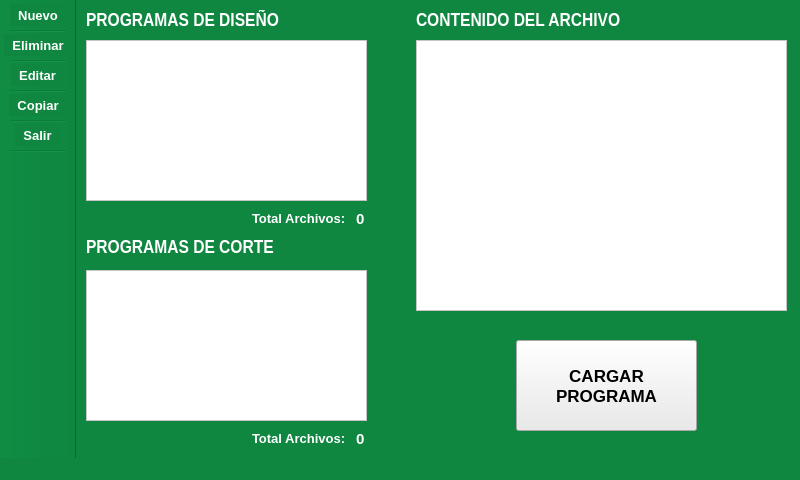
<?xml version="1.0" encoding="UTF-8"?>
<ui version="4.0">
 <class>cargarPrograma</class>
 <widget class="QMainWindow" name="cargarPrograma">
  <property name="windowModality">
   <enum>Qt::WindowModal</enum>
  </property>
  <property name="geometry">
   <rect>
    <x>0</x>
    <y>0</y>
    <width>800</width>
    <height>480</height>
   </rect>
  </property>
  <property name="windowTitle">
   <string>MainWindow</string>
  </property>
  <property name="styleSheet">
   <string notr="true">background-color: rgb(15, 135, 65);</string>
  </property>
  <property name="dockOptions">
   <set>QMainWindow::AllowNestedDocks|QMainWindow::AllowTabbedDocks|QMainWindow::AnimatedDocks|QMainWindow::ForceTabbedDocks|QMainWindow::VerticalTabs</set>
  </property>
  <property name="unifiedTitleAndToolBarOnMac">
   <bool>true</bool>
  </property>
  <widget class="QWidget" name="centralwidget">
   <widget class="QTextEdit" name="textEdit">
    <property name="geometry">
     <rect>
      <x>340</x>
      <y>40</y>
      <width>371</width>
      <height>271</height>
     </rect>
    </property>
    <property name="font">
     <font>
      <pointsize>12</pointsize>
     </font>
    </property>
    <property name="styleSheet">
     <string notr="true">background-color: rgb(255, 255, 255);</string>
    </property>
   </widget>
   <widget class="QPushButton" name="pushButton">
    <property name="geometry">
     <rect>
      <x>440</x>
      <y>340</y>
      <width>181</width>
      <height>91</height>
     </rect>
    </property>
    <property name="font">
     <font>
      <pointsize>13</pointsize>
      <weight>75</weight>
      <bold>true</bold>
     </font>
    </property>
    <property name="autoFillBackground">
     <bool>false</bool>
    </property>
    <property name="styleSheet">
     <string notr="true">background-color: rgb(234, 234, 234);</string>
    </property>
    <property name="text">
     <string>CARGAR
PROGRAMA</string>
    </property>
    <property name="icon">
     <iconset resource="../../IMAGENES/Imagenes.qrc">
      <normaloff>:/CARGAR.png</normaloff>:/CARGAR.png</iconset>
    </property>
    <property name="iconSize">
     <size>
      <width>50</width>
      <height>50</height>
     </size>
    </property>
   </widget>
   <widget class="QListView" name="listCorte">
    <property name="geometry">
     <rect>
      <x>10</x>
      <y>270</y>
      <width>281</width>
      <height>151</height>
     </rect>
    </property>
    <property name="styleSheet">
     <string notr="true">background-color: rgb(255, 255, 255);</string>
    </property>
   </widget>
   <widget class="QLabel" name="label">
    <property name="geometry">
     <rect>
      <x>10</x>
      <y>10</y>
      <width>271</width>
      <height>21</height>
     </rect>
    </property>
    <property name="font">
     <font>
      <family>Arial Narrow</family>
      <pointsize>14</pointsize>
      <weight>75</weight>
      <bold>true</bold>
     </font>
    </property>
    <property name="styleSheet">
     <string notr="true">color: rgb(255, 255, 255);</string>
    </property>
    <property name="text">
     <string>PROGRAMAS DE DISEÑO</string>
    </property>
   </widget>
   <widget class="QLabel" name="label_2">
    <property name="geometry">
     <rect>
      <x>10</x>
      <y>240</y>
      <width>271</width>
      <height>16</height>
     </rect>
    </property>
    <property name="font">
     <font>
      <family>Arial Narrow</family>
      <pointsize>14</pointsize>
      <weight>75</weight>
      <bold>true</bold>
     </font>
    </property>
    <property name="styleSheet">
     <string notr="true">color: rgb(255, 255, 255);</string>
    </property>
    <property name="text">
     <string>PROGRAMAS DE CORTE</string>
    </property>
   </widget>
   <widget class="QLabel" name="label_3">
    <property name="geometry">
     <rect>
      <x>176</x>
      <y>210</y>
      <width>98</width>
      <height>16</height>
     </rect>
    </property>
    <property name="font">
     <font>
      <pointsize>10</pointsize>
      <weight>75</weight>
      <bold>true</bold>
     </font>
    </property>
    <property name="styleSheet">
     <string notr="true">color: rgb(255, 255, 255);</string>
    </property>
    <property name="text">
     <string>Total Archivos:</string>
    </property>
   </widget>
   <widget class="QLabel" name="label_Total">
    <property name="geometry">
     <rect>
      <x>280</x>
      <y>210</y>
      <width>16</width>
      <height>18</height>
     </rect>
    </property>
    <property name="font">
     <font>
      <pointsize>11</pointsize>
      <weight>75</weight>
      <bold>true</bold>
     </font>
    </property>
    <property name="styleSheet">
     <string notr="true">color: rgb(255, 255, 255);</string>
    </property>
    <property name="text">
     <string>0</string>
    </property>
   </widget>
   <widget class="QListView" name="listView">
    <property name="geometry">
     <rect>
      <x>10</x>
      <y>40</y>
      <width>281</width>
      <height>161</height>
     </rect>
    </property>
    <property name="styleSheet">
     <string notr="true">background-color: rgb(255, 255, 255);</string>
    </property>
   </widget>
   <widget class="QLabel" name="label_Total_Corte">
    <property name="geometry">
     <rect>
      <x>280</x>
      <y>430</y>
      <width>16</width>
      <height>18</height>
     </rect>
    </property>
    <property name="font">
     <font>
      <pointsize>11</pointsize>
      <weight>75</weight>
      <bold>true</bold>
     </font>
    </property>
    <property name="styleSheet">
     <string notr="true">color: rgb(255, 255, 255);</string>
    </property>
    <property name="text">
     <string>0</string>
    </property>
   </widget>
   <widget class="QLabel" name="label_4">
    <property name="geometry">
     <rect>
      <x>176</x>
      <y>430</y>
      <width>98</width>
      <height>16</height>
     </rect>
    </property>
    <property name="font">
     <font>
      <pointsize>10</pointsize>
      <weight>75</weight>
      <bold>true</bold>
     </font>
    </property>
    <property name="styleSheet">
     <string notr="true">color: rgb(255, 255, 255);</string>
    </property>
    <property name="text">
     <string>Total Archivos:</string>
    </property>
   </widget>
   <widget class="QLabel" name="label_5">
    <property name="geometry">
     <rect>
      <x>340</x>
      <y>10</y>
      <width>271</width>
      <height>21</height>
     </rect>
    </property>
    <property name="font">
     <font>
      <family>Arial Narrow</family>
      <pointsize>14</pointsize>
      <weight>75</weight>
      <bold>true</bold>
     </font>
    </property>
    <property name="styleSheet">
     <string notr="true">color: rgb(255, 255, 255);</string>
    </property>
    <property name="text">
     <string>CONTENIDO DEL ARCHIVO</string>
    </property>
   </widget>
  </widget>
  <widget class="QStatusBar" name="statusbar">
   <property name="styleSheet">
    <string notr="true">background-color: rgb(15, 135, 65);</string>
   </property>
  </widget>
  <widget class="QToolBar" name="toolBar">
   <property name="font">
    <font>
     <pointsize>11</pointsize>
     <weight>75</weight>
     <bold>true</bold>
    </font>
   </property>
   <property name="windowTitle">
    <string>toolBar</string>
   </property>
   <property name="layoutDirection">
    <enum>Qt::LeftToRight</enum>
   </property>
   <property name="autoFillBackground">
    <bool>true</bool>
   </property>
   <property name="styleSheet">
    <string notr="true">background-color: rgb(15, 135, 65);
color: rgb(255, 255, 255);</string>
   </property>
   <property name="inputMethodHints">
    <set>Qt::ImhNone</set>
   </property>
   <property name="movable">
    <bool>false</bool>
   </property>
   <property name="allowedAreas">
    <set>Qt::AllToolBarAreas</set>
   </property>
   <property name="iconSize">
    <size>
     <width>44</width>
     <height>59</height>
    </size>
   </property>
   <property name="toolButtonStyle">
    <enum>Qt::ToolButtonTextUnderIcon</enum>
   </property>
   <property name="floatable">
    <bool>true</bool>
   </property>
   <attribute name="toolBarArea">
    <enum>LeftToolBarArea</enum>
   </attribute>
   <attribute name="toolBarBreak">
    <bool>true</bool>
   </attribute>
   <addaction name="actionNuevo"/>
   <addaction name="separator"/>
   <addaction name="actionEliminar"/>
   <addaction name="separator"/>
   <addaction name="actionEditar"/>
   <addaction name="separator"/>
   <addaction name="actionCopiar"/>
   <addaction name="separator"/>
   <addaction name="actionSalir"/>
   <addaction name="separator"/>
  </widget>
  <action name="actionNuevo">
   <property name="checkable">
    <bool>false</bool>
   </property>
   <property name="icon">
    <iconset resource="../../IMAGENES/Imagenes.qrc">
     <normaloff>:/nuevo.png</normaloff>:/nuevo.png</iconset>
   </property>
   <property name="text">
    <string>&amp;Nuevo</string>
   </property>
   <property name="toolTip">
    <string>Nuevo Programa</string>
   </property>
   <property name="font">
    <font>
     <pointsize>10</pointsize>
     <weight>75</weight>
     <bold>true</bold>
    </font>
   </property>
   <property name="autoRepeat">
    <bool>true</bool>
   </property>
   <property name="visible">
    <bool>true</bool>
   </property>
   <property name="menuRole">
    <enum>QAction::TextHeuristicRole</enum>
   </property>
   <property name="softKeyRole">
    <enum>QAction::NoSoftKey</enum>
   </property>
   <property name="iconVisibleInMenu">
    <bool>true</bool>
   </property>
   <property name="priority">
    <enum>QAction::NormalPriority</enum>
   </property>
  </action>
  <action name="actionEditar">
   <property name="icon">
    <iconset resource="../../IMAGENES/Imagenes.qrc">
     <normaloff>:/editar.png</normaloff>:/editar.png</iconset>
   </property>
   <property name="text">
    <string>Editar</string>
   </property>
   <property name="toolTip">
    <string>Editar Archivo</string>
   </property>
   <property name="font">
    <font>
     <pointsize>10</pointsize>
     <weight>75</weight>
     <bold>true</bold>
    </font>
   </property>
  </action>
  <action name="actionCopiar">
   <property name="icon">
    <iconset resource="../../IMAGENES/Imagenes.qrc">
     <normaloff>:/clone.png</normaloff>:/clone.png</iconset>
   </property>
   <property name="text">
    <string>Copiar</string>
   </property>
   <property name="toolTip">
    <string>Copiar Archivo</string>
   </property>
   <property name="font">
    <font>
     <pointsize>10</pointsize>
     <weight>75</weight>
     <bold>true</bold>
    </font>
   </property>
  </action>
  <action name="actionSalir">
   <property name="icon">
    <iconset resource="../../IMAGENES/Imagenes.qrc">
     <normaloff>:/exit.png</normaloff>:/exit.png</iconset>
   </property>
   <property name="text">
    <string>Salir</string>
   </property>
   <property name="toolTip">
    <string>Salir del Modulo</string>
   </property>
   <property name="font">
    <font>
     <pointsize>10</pointsize>
     <weight>75</weight>
     <bold>true</bold>
    </font>
   </property>
  </action>
  <action name="actionEliminar">
   <property name="icon">
    <iconset resource="../../IMAGENES/Imagenes.qrc">
     <normaloff>:/eliminarArchivo.png</normaloff>:/eliminarArchivo.png</iconset>
   </property>
   <property name="text">
    <string>Eliminar</string>
   </property>
   <property name="font">
    <font>
     <pointsize>10</pointsize>
     <weight>75</weight>
     <bold>true</bold>
    </font>
   </property>
  </action>
 </widget>
 <resources>
  <include location="../../IMAGENES/Imagenes.qrc"/>
 </resources>
 <connections/>
</ui>
